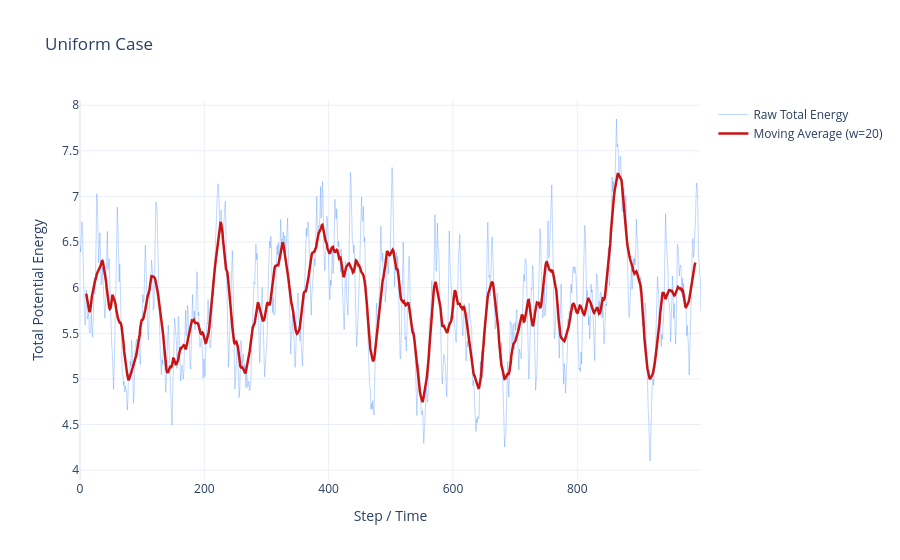
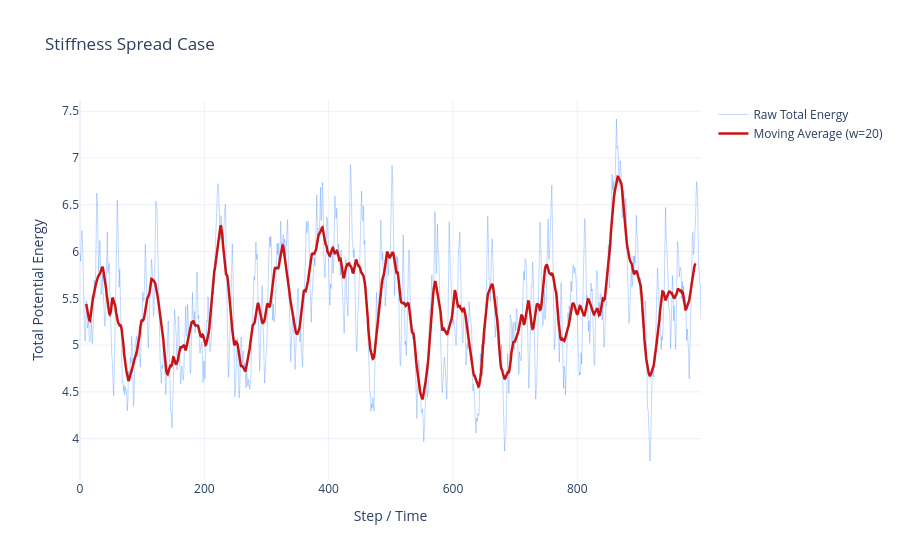

Notebook code for these charts, in order:
### Code cell
plot_total_system_energy(X_uniform, title="Uniform Case")

plot_total_system_energy(X_stiffness, title="Stiffness Spread Case")

plot_total_system_energy(X_ratio, title="Ratio Spread Case")

### Figure 1 — Plotly figure (JSON) as saved in the notebook; plotly's stock layout.template omitted (floating-point values rounded to 4 significant figures; data arrays with more than 128 entries replaced by an {"elided": "..."} marker saying what was removed)
{"data": [{"line": {"color": "rgba(0, 100, 255, 0.25)", "width": 1}, "mode": "lines", "name": "Raw Total Energy", "type": "scatter", "x": {"elided": "1000 int values"}, "y": {"elided": "1000 float values"}}, {"line": {"color": "rgb(200, 20, 20)", "width": 2.5}, "mode": "lines", "name": "Moving Average (w=20)", "type": "scatter", "x": {"elided": "981 int values"}, "y": {"elided": "981 float values"}}], "layout": {"hovermode": "x unified", "title": {"text": "Uniform Case"}, "xaxis": {"title": {"text": "Step / Time"}}, "yaxis": {"title": {"text": "Total Potential Energy"}}}}

### Figure 2 — Plotly figure (JSON) as saved in the notebook; plotly's stock layout.template omitted (floating-point values rounded to 4 significant figures; data arrays with more than 128 entries replaced by an {"elided": "..."} marker saying what was removed)
{"data": [{"line": {"color": "rgba(0, 100, 255, 0.25)", "width": 1}, "mode": "lines", "name": "Raw Total Energy", "type": "scatter", "x": {"elided": "1000 int values"}, "y": {"elided": "1000 float values"}}, {"line": {"color": "rgb(200, 20, 20)", "width": 2.5}, "mode": "lines", "name": "Moving Average (w=20)", "type": "scatter", "x": {"elided": "981 int values"}, "y": {"elided": "981 float values"}}], "layout": {"hovermode": "x unified", "title": {"text": "Stiffness Spread Case"}, "xaxis": {"title": {"text": "Step / Time"}}, "yaxis": {"title": {"text": "Total Potential Energy"}}}}
